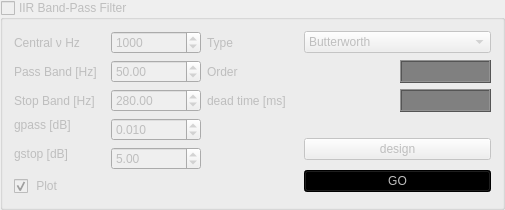
             <widget class="QGroupBox" name="BandPassBox">
              <property name="enabled">
               <bool>false</bool>
              </property>
              <property name="sizePolicy">
               <sizepolicy hsizetype="Fixed" vsizetype="Fixed">
                <horstretch>0</horstretch>
                <verstretch>0</verstretch>
               </sizepolicy>
              </property>
              <property name="minimumSize">
               <size>
                <width>505</width>
                <height>180</height>
               </size>
              </property>
              <property name="maximumSize">
               <size>
                <width>505</width>
                <height>16777215</height>
               </size>
              </property>
              <property name="title">
               <string>IIR Band-Pass Filter</string>
              </property>
              <property name="checkable">
               <bool>true</bool>
              </property>
              <property name="checked">
               <bool>false</bool>
              </property>
              <layout class="QGridLayout" name="gridLayout_7">
               <item row="1" column="0">
                <widget class="QLabel" name="label_19">
                 <property name="text">
                  <string>Pass Band [Hz]</string>
                 </property>
                </widget>
               </item>
               <item row="6" column="3" rowspan="2" colspan="2">
                <widget class="QPushButton" name="bandPassGO">
                 <property name="styleSheet">
                  <string notr="true">#bandPassGO {
    background: green;
}

#bandPassGO:disabled{
    background: black;
}</string>
                 </property>
                 <property name="text">
                  <string>GO</string>
                 </property>
                </widget>
               </item>
               <item row="2" column="4">
                <widget class="QLCDNumber" name="lcdNumberFTauDead">
                 <property name="sizePolicy">
                  <sizepolicy hsizetype="Minimum" vsizetype="Fixed">
                   <horstretch>0</horstretch>
                   <verstretch>0</verstretch>
                  </sizepolicy>
                 </property>
                 <property name="minimumSize">
                  <size>
                   <width>0</width>
                   <height>0</height>
                  </size>
                 </property>
                 <property name="maximumSize">
                  <size>
                   <width>16777215</width>
                   <height>16777215</height>
                  </size>
                 </property>
                 <property name="styleSheet">
                  <string notr="true">#lcdNumberFTauDead {
color: green;
background: black;
}

#lcdNumberFTauDead:disabled {
color: grey;
background: dark grey;
}</string>
                 </property>
                 <property name="digitCount">
                  <number>5</number>
                 </property>
                 <property name="segmentStyle">
                  <enum>QLCDNumber::Flat</enum>
                 </property>
                </widget>
               </item>
               <item row="1" column="2">
                <widget class="QLabel" name="label_18">
                 <property name="text">
                  <string>Order</string>
                 </property>
                </widget>
               </item>
               <item row="0" column="0">
                <widget class="QLabel" name="label_30">
                 <property name="text">
                  <string>Central ν Hz</string>
                 </property>
                </widget>
               </item>
               <item row="4" column="3" rowspan="2" colspan="2">
                <widget class="QPushButton" name="filterDesignPushButton">
                 <property name="styleSheet">
                  <string notr="true"/>
                 </property>
                 <property name="text">
                  <string>design</string>
                 </property>
                </widget>
               </item>
               <item row="2" column="1">
                <widget class="QDoubleSpinBox" name="stopBandSpinBox">
                 <property name="minimum">
                  <double>100.000000000000000</double>
                 </property>
                 <property name="maximum">
                  <double>1600.000000000000000</double>
                 </property>
                 <property name="value">
                  <double>280.000000000000000</double>
                 </property>
                </widget>
               </item>
               <item row="5" column="0">
                <widget class="QLabel" name="label_32">
                 <property name="text">
                  <string>gstop [dB]</string>
                 </property>
                </widget>
               </item>
               <item row="1" column="1">
                <widget class="QDoubleSpinBox" name="passBandSpinBox">
                 <property name="minimum">
                  <double>25.000000000000000</double>
                 </property>
                 <property name="maximum">
                  <double>600.000000000000000</double>
                 </property>
                 <property name="singleStep">
                  <double>5.000000000000000</double>
                 </property>
                 <property name="value">
                  <double>50.000000000000000</double>
                 </property>
                </widget>
               </item>
               <item row="1" column="4">
                <widget class="QLCDNumber" name="lcdNumberFilterOrder">
                 <property name="sizePolicy">
                  <sizepolicy hsizetype="Minimum" vsizetype="Fixed">
                   <horstretch>0</horstretch>
                   <verstretch>0</verstretch>
                  </sizepolicy>
                 </property>
                 <property name="styleSheet">
                  <string notr="true">#lcdNumberFilterOrder {
color: green;
background: black;
}

#lcdNumberFilterOrder:disabled {
color: grey;
background: dark grey;
}</string>
                 </property>
                 <property name="segmentStyle">
                  <enum>QLCDNumber::Flat</enum>
                 </property>
                </widget>
               </item>
               <item row="3" column="1" rowspan="2">
                <widget class="QDoubleSpinBox" name="gpassSpinBox">
                 <property name="suffix">
                  <string/>
                 </property>
                 <property name="decimals">
                  <number>3</number>
                 </property>
                 <property name="maximum">
                  <double>1.000000000000000</double>
                 </property>
                 <property name="singleStep">
                  <double>0.010000000000000</double>
                 </property>
                 <property name="value">
                  <double>0.010000000000000</double>
                 </property>
                </widget>
               </item>
               <item row="0" column="2">
                <widget class="QLabel" name="label_10">
                 <property name="text">
                  <string>Type</string>
                 </property>
                </widget>
               </item>
               <item row="7" column="0">
                <widget class="QCheckBox" name="plotBP">
                 <property name="enabled">
                  <bool>false</bool>
                 </property>
                 <property name="text">
                  <string> Plot </string>
                 </property>
                 <property name="checkable">
                  <bool>true</bool>
                 </property>
                 <property name="checked">
                  <bool>true</bool>
                 </property>
                </widget>
               </item>
               <item row="0" column="1">
                <widget class="QDoubleSpinBox" name="CentralVSpinBox">
                 <property name="toolTip">
                  <string>&lt;html&gt;&lt;head/&gt;&lt;body&gt;&lt;p&gt;In case of off-resonant transmitter pulse, you can set the central frequency that will be used for all processing. This has the biggest impact on the band-pass filter, and the frequencies used in inversion. &lt;/p&gt;&lt;/body&gt;&lt;/html&gt;</string>
                 </property>
                 <property name="decimals">
                  <number>0</number>
                 </property>
                 <property name="minimum">
                  <double>100.000000000000000</double>
                 </property>
                 <property name="maximum">
                  <double>5001.000000000000000</double>
                 </property>
                 <property name="singleStep">
                  <double>1.000000000000000</double>
                 </property>
                 <property name="value">
                  <double>1000.000000000000000</double>
                 </property>
                </widget>
               </item>
               <item row="5" column="1" rowspan="2">
                <widget class="QDoubleSpinBox" name="gstopSpinBox">
                 <property name="value">
                  <double>5.000000000000000</double>
                 </property>
                </widget>
               </item>
               <item row="2" column="0">
                <widget class="QLabel" name="label_20">
                 <property name="text">
                  <string>Stop Band [Hz]</string>
                 </property>
                </widget>
               </item>
               <item row="3" column="0">
                <widget class="QLabel" name="label_22">
                 <property name="text">
                  <string>gpass [dB]</string>
                 </property>
                </widget>
               </item>
               <item row="0" column="3" colspan="2">
                <widget class="QComboBox" name="fTypeComboBox">
                 <property name="sizePolicy">
                  <sizepolicy hsizetype="Minimum" vsizetype="Fixed">
                   <horstretch>0</horstretch>
                   <verstretch>0</verstretch>
                  </sizepolicy>
                 </property>
                 <property name="font">
                  <font>
                   <kerning>true</kerning>
                  </font>
                 </property>
                 <property name="mouseTracking">
                  <bool>true</bool>
                 </property>
                 <property name="toolTip">
                  <string/>
                 </property>
                 <property name="statusTip">
                  <string extracomment="hello thre"/>
                 </property>
                 <property name="whatsThis">
                  <string extracomment="What type of filter to use"/>
                 </property>
                 <property name="accessibleDescription">
                  <string>Hello</string>
                 </property>
                 <item>
                  <property name="text">
                   <string>Butterworth</string>
                  </property>
                 </item>
                 <item>
                  <property name="text">
                   <string>Chebychev Type II</string>
                  </property>
                 </item>
                 <item>
                  <property name="text">
                   <string>Elliptic</string>
                  </property>
                 </item>
                </widget>
               </item>
               <item row="2" column="2">
                <widget class="QLabel" name="label_21">
                 <property name="text">
                  <string>dead time [ms]</string>
                 </property>
                </widget>
               </item>
              </layout>
             </widget>
